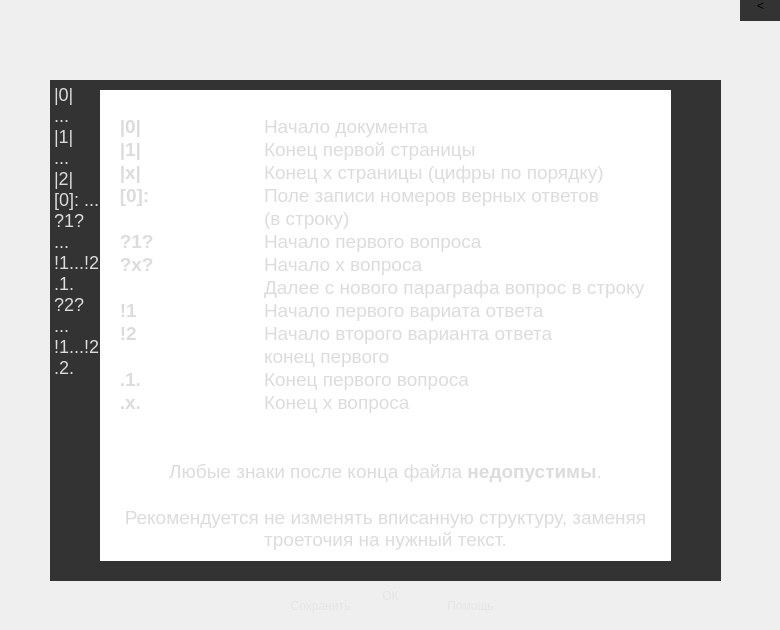
<?xml version="1.0" encoding="UTF-8"?>
<ui version="4.0">
 <class>editor</class>
 <widget class="QDialog" name="editor">
  <property name="geometry">
   <rect>
    <x>0</x>
    <y>0</y>
    <width>780</width>
    <height>630</height>
   </rect>
  </property>
  <property name="minimumSize">
   <size>
    <width>780</width>
    <height>630</height>
   </size>
  </property>
  <property name="maximumSize">
   <size>
    <width>780</width>
    <height>630</height>
   </size>
  </property>
  <property name="windowTitle">
   <string>Dialog</string>
  </property>
  <property name="styleSheet">
   <string notr="true">#editor {
	border-image:url(:/background.png);
}</string>
  </property>
  <widget class="QTextEdit" name="textEdit">
   <property name="geometry">
    <rect>
     <x>50</x>
     <y>80</y>
     <width>671</width>
     <height>501</height>
    </rect>
   </property>
   <property name="styleSheet">
    <string notr="true">#textEdit {
background-color:rgb(51, 51, 52);
border: none;
font: 18px;
color: #dcdcdc;
}</string>
   </property>
   <property name="html">
    <string>&lt;!DOCTYPE HTML PUBLIC &quot;-//W3C//DTD HTML 4.0//EN&quot; &quot;http://www.w3.org/TR/REC-html40/strict.dtd&quot;&gt;
&lt;html&gt;&lt;head&gt;&lt;meta name=&quot;qrichtext&quot; content=&quot;1&quot; /&gt;&lt;style type=&quot;text/css&quot;&gt;
p, li { white-space: pre-wrap; }
&lt;/style&gt;&lt;/head&gt;&lt;body style=&quot; font-family:'MS Shell Dlg 2'; font-size:18px; font-weight:400; font-style:normal;&quot;&gt;
&lt;p style=&quot; margin-top:0px; margin-bottom:0px; margin-left:0px; margin-right:0px; -qt-block-indent:0; text-indent:0px;&quot;&gt;&lt;span style=&quot; font-size:18px; color:#dcdcdc;&quot;&gt;|0| &lt;/span&gt;&lt;/p&gt;
&lt;p style=&quot; margin-top:0px; margin-bottom:0px; margin-left:0px; margin-right:0px; -qt-block-indent:0; text-indent:0px;&quot;&gt;&lt;span style=&quot; font-size:18px; color:#dcdcdc;&quot;&gt;...&lt;/span&gt;&lt;/p&gt;
&lt;p style=&quot; margin-top:0px; margin-bottom:0px; margin-left:0px; margin-right:0px; -qt-block-indent:0; text-indent:0px;&quot;&gt;&lt;span style=&quot; font-size:18px; color:#dcdcdc;&quot;&gt;|1| &lt;/span&gt;&lt;/p&gt;
&lt;p style=&quot; margin-top:0px; margin-bottom:0px; margin-left:0px; margin-right:0px; -qt-block-indent:0; text-indent:0px;&quot;&gt;&lt;span style=&quot; font-size:18px; color:#dcdcdc;&quot;&gt;...&lt;/span&gt;&lt;/p&gt;
&lt;p style=&quot; margin-top:0px; margin-bottom:0px; margin-left:0px; margin-right:0px; -qt-block-indent:0; text-indent:0px;&quot;&gt;&lt;span style=&quot; font-size:18px; color:#dcdcdc;&quot;&gt;|2|&lt;/span&gt;&lt;/p&gt;
&lt;p style=&quot; margin-top:0px; margin-bottom:0px; margin-left:0px; margin-right:0px; -qt-block-indent:0; text-indent:0px;&quot;&gt;&lt;span style=&quot; font-size:18px; color:#dcdcdc;&quot;&gt;[0]: ...&lt;/span&gt;&lt;/p&gt;
&lt;p style=&quot; margin-top:0px; margin-bottom:0px; margin-left:0px; margin-right:0px; -qt-block-indent:0; text-indent:0px;&quot;&gt;&lt;span style=&quot; font-size:18px; color:#dcdcdc;&quot;&gt;?1?&lt;/span&gt;&lt;/p&gt;
&lt;p style=&quot; margin-top:0px; margin-bottom:0px; margin-left:0px; margin-right:0px; -qt-block-indent:0; text-indent:0px;&quot;&gt;&lt;span style=&quot; font-size:18px; color:#dcdcdc;&quot;&gt;...&lt;/span&gt;&lt;/p&gt;
&lt;p style=&quot; margin-top:0px; margin-bottom:0px; margin-left:0px; margin-right:0px; -qt-block-indent:0; text-indent:0px;&quot;&gt;&lt;span style=&quot; font-size:18px; color:#dcdcdc;&quot;&gt;!1...!2...!3...!4...!5&lt;/span&gt;&lt;/p&gt;
&lt;p style=&quot; margin-top:0px; margin-bottom:0px; margin-left:0px; margin-right:0px; -qt-block-indent:0; text-indent:0px;&quot;&gt;&lt;span style=&quot; font-size:18px; color:#dcdcdc;&quot;&gt;.1.&lt;/span&gt;&lt;/p&gt;
&lt;p style=&quot; margin-top:0px; margin-bottom:0px; margin-left:0px; margin-right:0px; -qt-block-indent:0; text-indent:0px;&quot;&gt;&lt;span style=&quot; font-size:18px; color:#dcdcdc;&quot;&gt;?2?&lt;/span&gt;&lt;/p&gt;
&lt;p style=&quot; margin-top:0px; margin-bottom:0px; margin-left:0px; margin-right:0px; -qt-block-indent:0; text-indent:0px;&quot;&gt;&lt;span style=&quot; font-size:18px; color:#dcdcdc;&quot;&gt;...&lt;/span&gt;&lt;/p&gt;
&lt;p style=&quot; margin-top:0px; margin-bottom:0px; margin-left:0px; margin-right:0px; -qt-block-indent:0; text-indent:0px;&quot;&gt;&lt;span style=&quot; font-size:18px; color:#dcdcdc;&quot;&gt;!1...!2...!3...!4...!5&lt;/span&gt;&lt;/p&gt;
&lt;p style=&quot; margin-top:0px; margin-bottom:0px; margin-left:0px; margin-right:0px; -qt-block-indent:0; text-indent:0px;&quot;&gt;&lt;span style=&quot; font-size:18px; color:#dcdcdc;&quot;&gt;.2.&lt;/span&gt;&lt;/p&gt;
&lt;p style=&quot;-qt-paragraph-type:empty; margin-top:0px; margin-bottom:0px; margin-left:0px; margin-right:0px; -qt-block-indent:0; text-indent:0px; color:#dcdcdc;&quot;&gt;&lt;br /&gt;&lt;/p&gt;
&lt;p style=&quot;-qt-paragraph-type:empty; margin-top:0px; margin-bottom:0px; margin-left:0px; margin-right:0px; -qt-block-indent:0; text-indent:0px; color:#dcdcdc;&quot;&gt;&lt;br /&gt;&lt;/p&gt;&lt;/body&gt;&lt;/html&gt;</string>
   </property>
  </widget>
  <widget class="QPushButton" name="apply">
   <property name="geometry">
    <rect>
     <x>260</x>
     <y>590</y>
     <width>121</width>
     <height>31</height>
    </rect>
   </property>
   <property name="styleSheet">
    <string notr="true">#apply {
background-color: none;
border-radius: 10px;
border-image: url(:/grad.png);
color: rgb(229, 229, 229);
font-size: 12px;
}
#apply::pessed {
	height: 15px;
	wildth: 80px;
}
#apply::hover {
	border-image: url(:/light_grad.png);
	border-radius: 5px;		
}</string>
   </property>
   <property name="text">
    <string>Сохранить</string>
   </property>
  </widget>
  <widget class="QPushButton" name="Settings">
   <property name="geometry">
    <rect>
     <x>380</x>
     <y>0</y>
     <width>31</width>
     <height>31</height>
    </rect>
   </property>
   <property name="styleSheet">
    <string notr="true">#Settings {
background-color: none;
border: none;
border-image: url(:/settings.png);
}
#Settings:pressed {
	border-image: url(:/small_settings.png);
}
#Settings::hover {
	background-color: rgb(55, 50, 62);
}</string>
   </property>
   <property name="text">
    <string/>
   </property>
   <property name="iconSize">
    <size>
     <width>40</width>
     <height>40</height>
    </size>
   </property>
   <property name="checkable">
    <bool>false</bool>
   </property>
   <property name="checked">
    <bool>false</bool>
   </property>
   <property name="flat">
    <bool>false</bool>
   </property>
  </widget>
  <widget class="QPushButton" name="logo">
   <property name="geometry">
    <rect>
     <x>0</x>
     <y>0</y>
     <width>31</width>
     <height>31</height>
    </rect>
   </property>
   <property name="styleSheet">
    <string notr="true">#logo {
background-color: none;
border: none;
border-image: url(:/icon.png);
}
</string>
   </property>
   <property name="text">
    <string/>
   </property>
  </widget>
  <widget class="QPushButton" name="swish">
   <property name="geometry">
    <rect>
     <x>740</x>
     <y>-10</y>
     <width>41</width>
     <height>31</height>
    </rect>
   </property>
   <property name="styleSheet">
    <string notr="true">#swish {
background-color:rgb(51, 51, 52);
border: none;
}
#swish:pressed {
	background-color: #646464;
}</string>
   </property>
   <property name="text">
    <string>&lt;</string>
   </property>
  </widget>
  <widget class="QTextBrowser" name="tutor">
   <property name="geometry">
    <rect>
     <x>100</x>
     <y>90</y>
     <width>571</width>
     <height>471</height>
    </rect>
   </property>
   <property name="styleSheet">
    <string notr="true">#tutor {
border-image: url(:/grad.png);
border-radius: 20px;
font-size: 18px;
color: #dcdcdc;
}</string>
   </property>
   <property name="html">
    <string>&lt;!DOCTYPE HTML PUBLIC &quot;-//W3C//DTD HTML 4.0//EN&quot; &quot;http://www.w3.org/TR/REC-html40/strict.dtd&quot;&gt;
&lt;html&gt;&lt;head&gt;&lt;meta name=&quot;qrichtext&quot; content=&quot;1&quot; /&gt;&lt;style type=&quot;text/css&quot;&gt;
p, li { white-space: pre-wrap; }
&lt;/style&gt;&lt;/head&gt;&lt;body style=&quot; font-family:'MS Shell Dlg 2'; font-size:18px; font-weight:400; font-style:normal;&quot;&gt;
&lt;p align=&quot;center&quot; style=&quot;-qt-paragraph-type:empty; margin-top:0px; margin-bottom:0px; margin-left:0px; margin-right:0px; -qt-block-indent:0; text-indent:0px;&quot;&gt;&lt;br /&gt;&lt;/p&gt;
&lt;p style=&quot; margin-top:0px; margin-bottom:0px; margin-left:0px; margin-right:0px; -qt-block-indent:0; text-indent:0px;&quot;&gt;&lt;span style=&quot; font-size:14pt; font-weight:600;&quot;&gt;   |0|		&lt;/span&gt;&lt;span style=&quot; font-size:14pt;&quot;&gt;Начало документа&lt;/span&gt;&lt;/p&gt;
&lt;p style=&quot; margin-top:0px; margin-bottom:0px; margin-left:0px; margin-right:0px; -qt-block-indent:0; text-indent:0px;&quot;&gt;&lt;span style=&quot; font-size:14pt; font-weight:600;&quot;&gt;   |1|		&lt;/span&gt;&lt;span style=&quot; font-size:14pt;&quot;&gt;Конец первой страницы &lt;/span&gt;&lt;/p&gt;
&lt;p style=&quot; margin-top:0px; margin-bottom:0px; margin-left:0px; margin-right:0px; -qt-block-indent:0; text-indent:0px;&quot;&gt;&lt;span style=&quot; font-size:14pt; font-weight:600;&quot;&gt;   |x|		&lt;/span&gt;&lt;span style=&quot; font-size:14pt;&quot;&gt;Конец x страницы (цифры по порядку)&lt;/span&gt;&lt;/p&gt;
&lt;p style=&quot; margin-top:0px; margin-bottom:0px; margin-left:0px; margin-right:0px; -qt-block-indent:0; text-indent:0px;&quot;&gt;&lt;span style=&quot; font-size:14pt; font-weight:600;&quot;&gt;   [0]:		&lt;/span&gt;&lt;span style=&quot; font-size:14pt;&quot;&gt;Поле записи номеров верных ответов&lt;/span&gt;&lt;/p&gt;
&lt;p style=&quot; margin-top:0px; margin-bottom:0px; margin-left:0px; margin-right:0px; -qt-block-indent:0; text-indent:0px;&quot;&gt;&lt;span style=&quot; font-size:14pt;&quot;&gt;		(в строку)&lt;/span&gt;&lt;/p&gt;
&lt;p style=&quot; margin-top:0px; margin-bottom:0px; margin-left:0px; margin-right:0px; -qt-block-indent:0; text-indent:0px;&quot;&gt;&lt;span style=&quot; font-size:14pt; font-weight:600;&quot;&gt;   ?1?		&lt;/span&gt;&lt;span style=&quot; font-size:14pt;&quot;&gt;Начало первого вопроса&lt;/span&gt;&lt;/p&gt;
&lt;p style=&quot; margin-top:0px; margin-bottom:0px; margin-left:0px; margin-right:0px; -qt-block-indent:0; text-indent:0px;&quot;&gt;&lt;span style=&quot; font-size:14pt; font-weight:600;&quot;&gt;   ?x?		&lt;/span&gt;&lt;span style=&quot; font-size:14pt;&quot;&gt;Начало x вопроса &lt;/span&gt;&lt;/p&gt;
&lt;p style=&quot; margin-top:0px; margin-bottom:0px; margin-left:0px; margin-right:0px; -qt-block-indent:0; text-indent:0px;&quot;&gt;&lt;span style=&quot; font-size:14pt;&quot;&gt;		Далее с нового параграфа вопрос в строку&lt;/span&gt;&lt;/p&gt;
&lt;p style=&quot; margin-top:0px; margin-bottom:0px; margin-left:0px; margin-right:0px; -qt-block-indent:0; text-indent:0px;&quot;&gt;&lt;span style=&quot; font-size:14pt; font-weight:600;&quot;&gt;   !1		&lt;/span&gt;&lt;span style=&quot; font-size:14pt;&quot;&gt;Начало первого вариата ответа&lt;/span&gt;&lt;/p&gt;
&lt;p style=&quot; margin-top:0px; margin-bottom:0px; margin-left:0px; margin-right:0px; -qt-block-indent:0; text-indent:0px;&quot;&gt;&lt;span style=&quot; font-size:14pt; font-weight:600;&quot;&gt;   !2		&lt;/span&gt;&lt;span style=&quot; font-size:14pt;&quot;&gt;Начало второго варианта ответа &lt;/span&gt;&lt;/p&gt;
&lt;p style=&quot; margin-top:0px; margin-bottom:0px; margin-left:0px; margin-right:0px; -qt-block-indent:0; text-indent:0px;&quot;&gt;&lt;span style=&quot; font-size:14pt;&quot;&gt;		конец первого &lt;/span&gt;&lt;/p&gt;
&lt;p style=&quot; margin-top:0px; margin-bottom:0px; margin-left:0px; margin-right:0px; -qt-block-indent:0; text-indent:0px;&quot;&gt;&lt;span style=&quot; font-size:14pt; font-weight:600;&quot;&gt;   .1.		&lt;/span&gt;&lt;span style=&quot; font-size:14pt;&quot;&gt;Конец первого вопроса&lt;/span&gt;&lt;/p&gt;
&lt;p style=&quot; margin-top:0px; margin-bottom:0px; margin-left:0px; margin-right:0px; -qt-block-indent:0; text-indent:0px;&quot;&gt;&lt;span style=&quot; font-size:14pt; font-weight:600;&quot;&gt;   .x.&lt;/span&gt;&lt;span style=&quot; font-size:14pt;&quot;&gt; 		Конец x вопроса&lt;/span&gt;&lt;/p&gt;
&lt;p style=&quot;-qt-paragraph-type:empty; margin-top:0px; margin-bottom:0px; margin-left:0px; margin-right:0px; -qt-block-indent:0; text-indent:0px; font-size:14pt;&quot;&gt;&lt;br /&gt;&lt;/p&gt;
&lt;p style=&quot;-qt-paragraph-type:empty; margin-top:0px; margin-bottom:0px; margin-left:0px; margin-right:0px; -qt-block-indent:0; text-indent:0px; font-size:14pt;&quot;&gt;&lt;br /&gt;&lt;/p&gt;
&lt;p align=&quot;center&quot; style=&quot; margin-top:0px; margin-bottom:0px; margin-left:0px; margin-right:0px; -qt-block-indent:0; text-indent:0px;&quot;&gt;&lt;span style=&quot; font-size:14pt;&quot;&gt;Любые знаки после конца файла &lt;/span&gt;&lt;span style=&quot; font-size:14pt; font-weight:600;&quot;&gt;недопустимы&lt;/span&gt;&lt;span style=&quot; font-size:14pt;&quot;&gt;.&lt;/span&gt;&lt;/p&gt;
&lt;p align=&quot;center&quot; style=&quot;-qt-paragraph-type:empty; margin-top:0px; margin-bottom:0px; margin-left:0px; margin-right:0px; -qt-block-indent:0; text-indent:0px; font-size:14pt;&quot;&gt;&lt;br /&gt;&lt;/p&gt;
&lt;p align=&quot;center&quot; style=&quot; margin-top:0px; margin-bottom:0px; margin-left:0px; margin-right:0px; -qt-block-indent:0; text-indent:0px;&quot;&gt;&lt;span style=&quot; font-size:14pt;&quot;&gt;Рекомендуется не изменять вписанную структуру, заменяя троеточия на нужный текст.&lt;/span&gt;&lt;/p&gt;&lt;/body&gt;&lt;/html&gt;</string>
   </property>
  </widget>
  <widget class="QPushButton" name="pull">
   <property name="geometry">
    <rect>
     <x>410</x>
     <y>590</y>
     <width>121</width>
     <height>31</height>
    </rect>
   </property>
   <property name="styleSheet">
    <string notr="true">#pull {
background-color: none;
border-radius: 10px;
border-image: url(:/grad.png);
color: rgb(229, 229, 229);
font-size: 12px;
}
#pull::pessed {
	height: 15px;
	wildth: 80px;
}
#pull::hover {
	border-image: url(:/light_grad.png);
	border-radius: 5px;		
}
</string>
   </property>
   <property name="text">
    <string>Помощь</string>
   </property>
  </widget>
  <widget class="QPushButton" name="ok">
   <property name="geometry">
    <rect>
     <x>330</x>
     <y>580</y>
     <width>121</width>
     <height>31</height>
    </rect>
   </property>
   <property name="styleSheet">
    <string notr="true">#ok {
background-color: none;
border-radius: 10px;
border-image: url(:/grad.png);
color: rgb(229, 229, 229);
font-size: 12px;
}
#ok::pessed {
	height: 15px;
	wildth: 80px;
}
#ok::hover {
	border-image: url(:/light_grad.png);
	border-radius: 5px;	
}</string>
   </property>
   <property name="text">
    <string>ОК</string>
   </property>
  </widget>
 </widget>
 <resources/>
 <connections/>
</ui>
